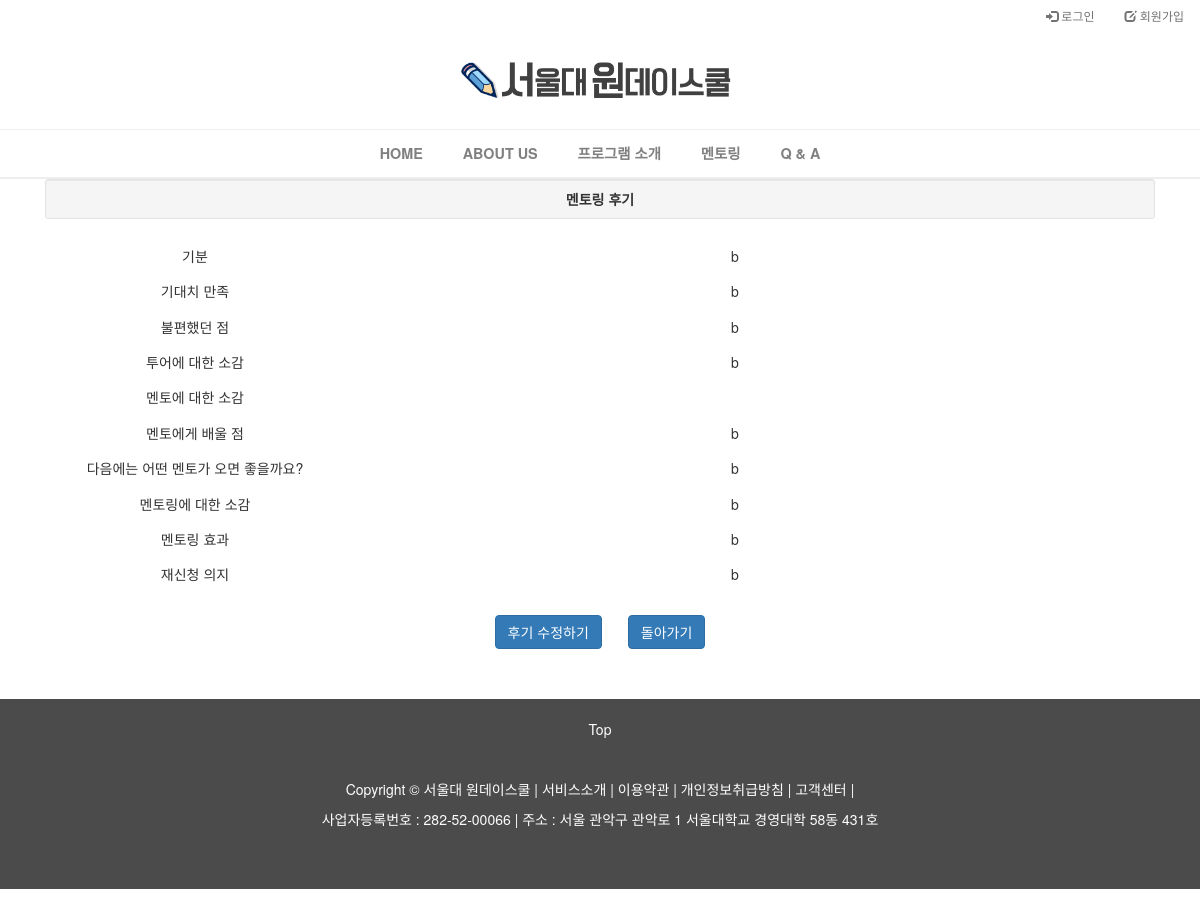
Screenshot of /mentoring/5/menteefeedback/ with the database file from the repository.
### mentoring/models.py (models this page shows, shortened)
class Menteefeedback(models.Model):
    mentoring = models.OneToOneField(Mentoring)
    mentee = models.ForeignKey(settings.AUTH_USER_MODEL)
    created_at = models.DateTimeField(auto_now_add=True)
    impression = models.TextField(max_length=500, verbose_name="오늘 멘토링을 받고 난 기분이 어떤가요?")
    expect = models.TextField(max_length=500, verbose_name="멘토링 받기 전에 기대하는 것이 있었나요? 그렇다면 어느 정도 해결되었나요?")
    inconvinience = models.TextField(max_length=500, verbose_name="아직 아쉬운 점이 있다면 질문으로 적어주세요.")
    touring_rating = models.PositiveSmallIntegerField(default=0, validators=[MinValueValidator(0), MaxValueValidator(5)], verbose_name='투어 평점')
    touring_rating_reason = models.TextField(max_length=500, verbose_name="그 이유는 무엇인가요? 개선했으면 하는 점")
    mentor_rating = models.PositiveSmallIntegerField(default=0, validators=[MinValueValidator(0), MaxValueValidator(5)], verbose_name='멘토 평점')
    mentor_rating_reason = models.TextField(max_length=500, verbose_name="멘토는 어떤 사람인가요? 어떤 점이 매력인가요?")
    mirroring = models.TextField(max_length=500, verbose_name="나는 멘토의 어떤 면을 닮고 싶은가요? 어떻게 하면 그 모습을 닮을 수 있을까요?")
    wannabe = models.TextField(max_length=500, verbose_name="원하는 멘토상")
    mentoring_rating = models.PositiveSmallIntegerField(default=0, validators=[MinValueValidator(0), MaxValueValidator(5)], verbose_name='멘토링 평점')
    mentoring_rating_reason = models.TextField(max_length=500, verbose_name="이 프로그램을 통해 얼마나 진로에 대해 이해할 수 있었나요?")
    helpness = models.TextField(max_length=500, verbose_name="이 프로그램을 통해 학교생활을 적극적으로 하는데 도움이 될 것 같은가요?")
    onetime= models.TextField(max_length=500, verbose_name="1회성 멘토 서비스에 만족하나요? 만일 지속적인 멘토링을 받고 싶다면 어떻게 운영되면 좋을까요?")

### mentoring/views.py (the view)
# urls.py: url(r'^(?P<pk>[0-9]+)/menteefeedback/$', views.menteefeedback_detail, name='menteefeedback_detail'),
def menteefeedback_detail(request, pk):
    mentoring = get_object_or_404(Mentoring, pk=pk)
    menteefeedback = mentoring.menteefeedback
    return render(request, 'mentoring/menteefeedback_detail.html', {
        'menteefeedback' : menteefeedback,
        'mentoring' : mentoring,
        })

### mentoring/templates/mentoring/menteefeedback_detail.html (shortened to what this page needs)
{% extends 'mentoring/base.html' %}
{% load staticfiles %}
{% load bootstrap3 %}
{% block style %}
    <link rel="stylesheet" href="{% static 'mentoring_detail.css' %}" />
{% endblock %}
{% block content %}
<div class="container">
    <div class="col-md-12" style="text-align: center;">
        <div class="well well-sm">
        <strong>멘토링 후기</strong>
        </div>
        <div>
          <ul class="nav">
            <div class="col-md-12">
                <div class="col-sm-3">
                    <h5>기분</h5>
                </div>
                <div class="col-sm-9">
                    <h5>{{menteefeedback.impression}}</h5>
                </div>
            </div>
            <div class="col-md-12">
                <div class="col-sm-3">
                    <h5>기대치 만족</h5>
                </div>
                <div class="col-sm-9">
                    <h5>{{menteefeedback.expect}}</h5>
                </div>
            </div>
            <div class="col-md-12">
                <div class="col-sm-3">
                    <h5>불편했던 점</h5>
                </div>
                <div class="col-sm-9">
                    <h5>{{menteefeedback.inconvinience}}</h5>
                </div>
            </div>
            <div class="col-md-12">
                <div class="col-sm-3">
                    <h5>투어에 대한 소감</h5>
                </div>
                <div class="col-sm-9">
                    <h5>{{menteefeedback.touring_rating_reason}}</h5>
                </div>
            </div>
            <div class="col-md-12">
                <div class="col-sm-3">
                    <h5>멘토에 대한 소감</h5>
                </div>
                <div class="col-sm-9">
                </div>
            </div>
            <div class="col-md-12">
                <div class="col-sm-3">
                    <h5>멘토에게 배울 점</h5>
                </div>
                <div class="col-sm-9">
                    <h5>{{menteefeedback.mirroring}}</h5>
                </div>
            </div>
            <div class="col-md-12">
                <div class="col-sm-3">
                    <h5>다음에는 어떤 멘토가 오면 좋을까요?</h5>
                </div>
                <div class="col-sm-9">
                    <h5>{{menteefeedback.wannabe}}</h5>
                </div>
            </div>
            <div class="col-md-12">
                <div class="col-sm-3">
                    <h5>멘토링에 대한 소감</h5>
                </div>
                <div class="col-sm-9">
                    <h5>{{menteefeedback.mentoring_rating_reason}}</h5>
                </div>
            </div>
            <div class="col-md-12">
                <div class="col-sm-3">
                    <h5>멘토링 효과</h5>
                </div>
                <div class="col-sm-9">
                    <h5>{{menteefeedback.helpness}}</h5>
                </div>
            </div>
            <div class="col-md-12">
                <div class="col-sm-3">
                    <h5>재신청 의지</h5>
                </div>
                <div class="col-sm-9">
                    <h5>{{menteefeedback.onetime}}</h5>
                </div>
            </div>
            <a href="{% url 'mentorfeedback_edit' mentoring.pk %}"><button class="btn btn-primary"style="margin-top: 2%;">후기 수정하기</button></a>
            <a href="{% url 'profile' %}" style="margin-left: 2%;"><button class="btn btn-primary"style="margin-top: 2%;">돌아가기</button></a>
          </ul>
        </div>
    </div>
</div>
{% endblock %}

### rows the page displays
Menteefeedback: impression "b", expect "b", inconvinience "b", touring_rating_reason "b", mirroring "b", wannabe "b", mentoring_rating_reason "b", helpness "b", onetime "b"
